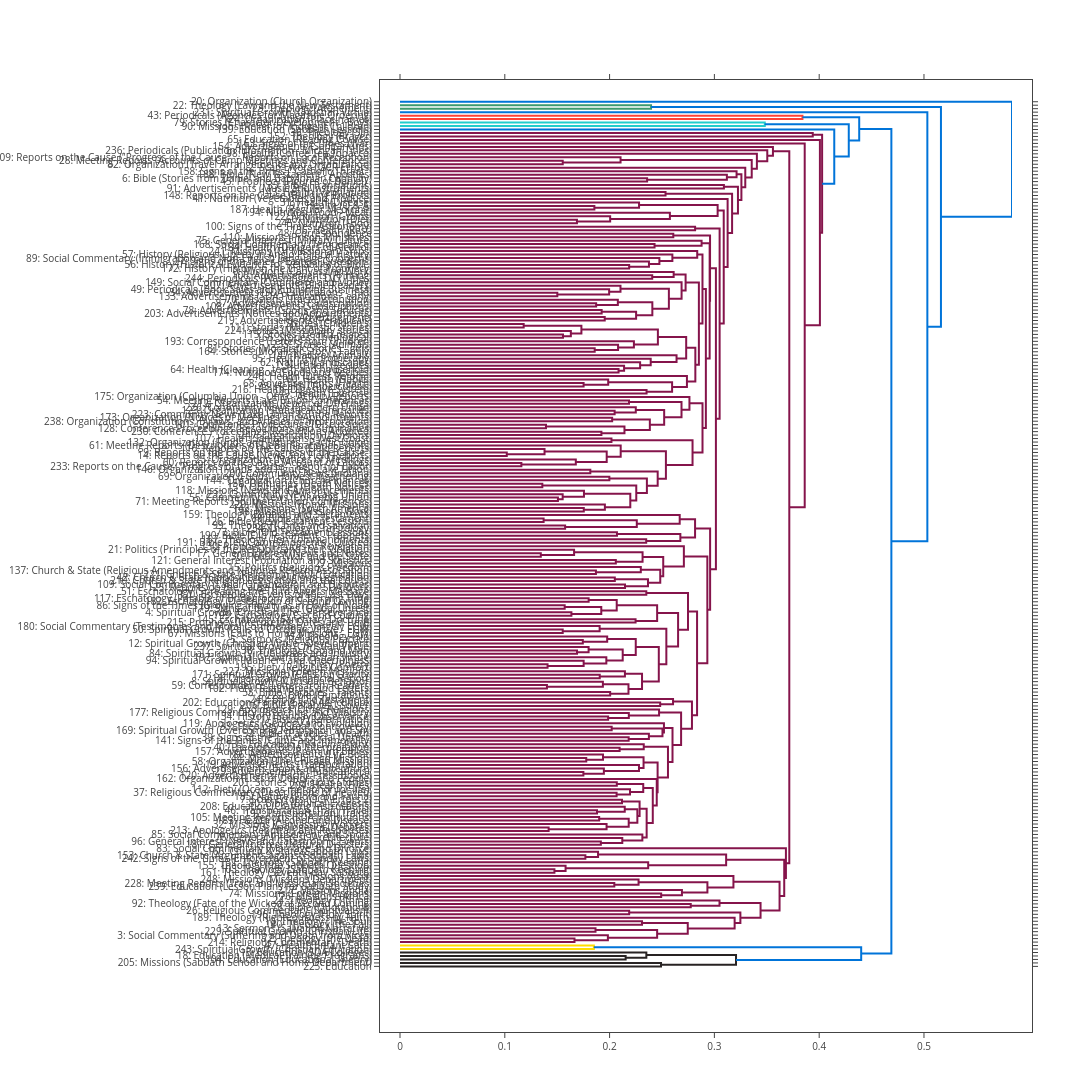

Notebook code cell kept with this figure:
### Code cell
fig['layout'].update({'width':1600, 'height':2800, 
                      'margin':{'l':400, 'pad':20},
                      'font':{'size':10}
                     })

iplot(fig)
